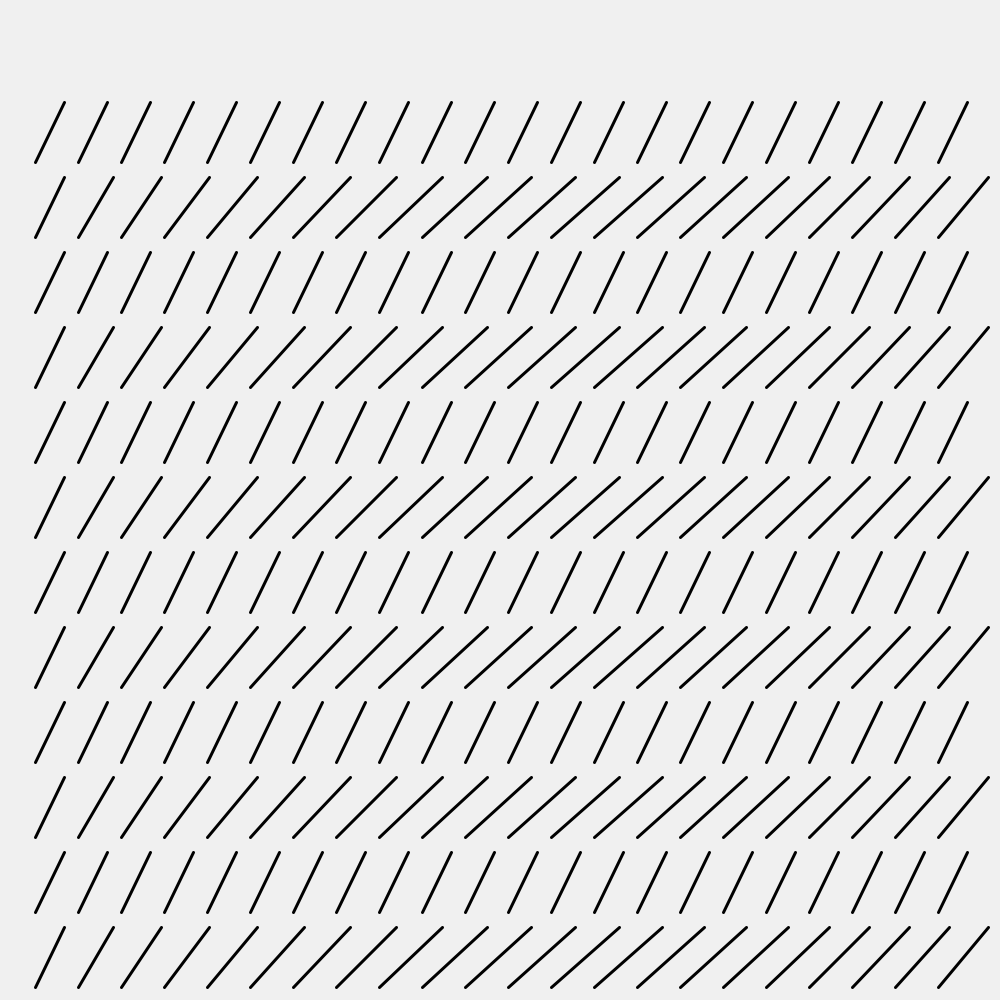
Frame 1 (no input)
Frame 60 (the mouse pressed at the canvas centre just before this capture): identical to frame 1, image omitted
Frame 120 (the mouse held since frame 60 and released just before this capture): identical to frame 1, image omitted

The Processing sketch that drew this single still picture (run headless with seeded random() and noise(); from frame 60 on, the mouse is pressed at the canvas centre):

// Processing sketch: Davidsketch_240131a_lineArt_3
// ── Davidsketch_240131a_lineArt_3.pde
//https://www.wikiart.org/en/mario-nigro/l-incontro-1-1972
//add comments
void setup(){
  size(1000,1000);
}

void draw(){
 background(240); 
 float linex = 35;
 float linex2 = 64;
 float liney = 87;
 float liney2 = 27; 
 
 strokeWeight(3);
  
 for (int j = 1; j<13; j++){
  float temp = 0;
  float temp2 = 0;
   temp += linex;
   temp2 += linex2;
  
 for (int i = 0; i< 22; i++){
   if(!(j%2 > 0) ){
    line(temp + (i*43),liney + (j*75),temp2 + (i*49),liney2 + (j*75));
    temp -= (i*0.0);
    temp2 += (i*-0.5);
 
    print("x:" + temp + " " + "x2:" + temp2 + " " );

   }else{     
    line(linex + (i*43),liney + (j*75),linex2 + (i*43),liney2 + (j*75));
    //linex -= (i*0.0);
    //linex2 -= (i*-0.5);
    
   }
 }
 //noLoop();
  /*for (int i = 0; i< 22; i++){
    line(linex + (i*43),liney + (j*75),linex2 + (i*43),liney2 + (j*75));
    //linex -= (i*0.0);
    //linex2 -= (i*-0.5);
    
 }*/

 }
 
}
